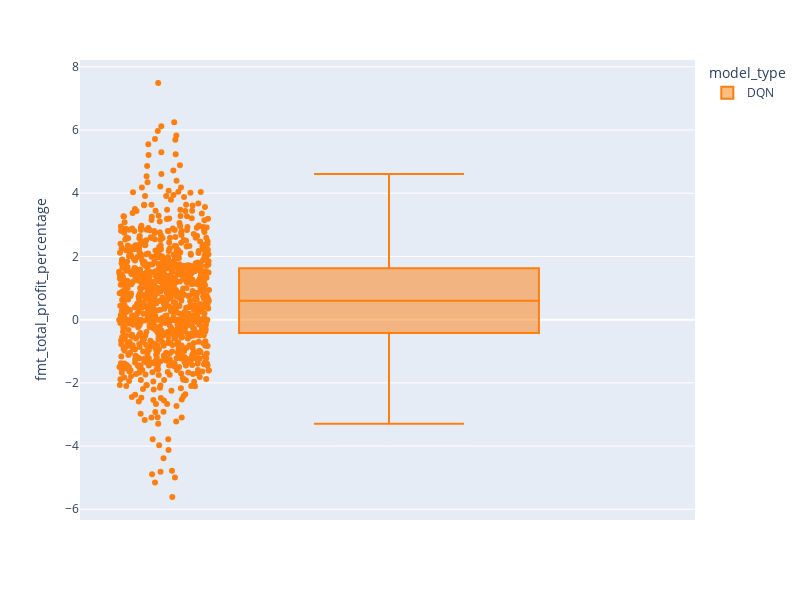

The notebook cell this image was saved under:
### Code cell
fig = px.box(df_trader_results, y="fmt_total_profit_percentage", color="model_type", points="all", color_discrete_sequence=[ "#FF7F0E", "#00CC96", "#10aded", "#8A56EF"],  width=800, height=600)
fig.show()

### Figure 1 — Plotly figure (JSON) as saved in the notebook; plotly's stock layout.template omitted (floating-point values rounded to 4 significant figures; data arrays with more than 128 entries replaced by an {"elided": "..."} marker saying what was removed)
{"data": [{"alignmentgroup": "True", "boxpoints": "all", "hovertemplate": "model_type=DQN<br>fmt_total_profit_percentage=%{y}<extra></extra>", "legendgroup": "DQN", "marker": {"color": "#FF7F0E"}, "name": "DQN", "notched": false, "offsetgroup": "DQN", "orientation": "v", "showlegend": true, "type": "box", "x0": " ", "xaxis": "x", "y": {"elided": "1000 float values"}, "y0": " ", "yaxis": "y"}], "layout": {"boxmode": "group", "height": 600, "legend": {"title": {"text": "model_type"}, "tracegroupgap": 0}, "margin": {"t": 60}, "width": 800, "xaxis": {"anchor": "y", "domain": [0, 1]}, "yaxis": {"anchor": "x", "domain": [0, 1], "title": {"text": "fmt_total_profit_percentage"}}}}
